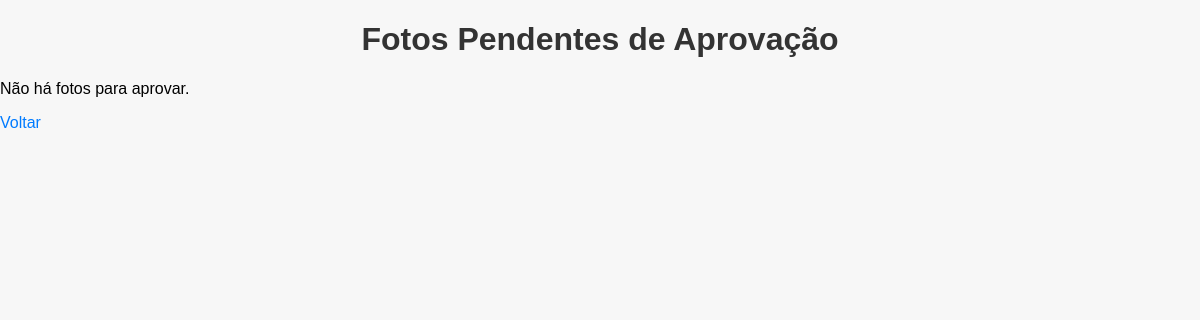
The app's page /aprovacao/ (signed in), older data.
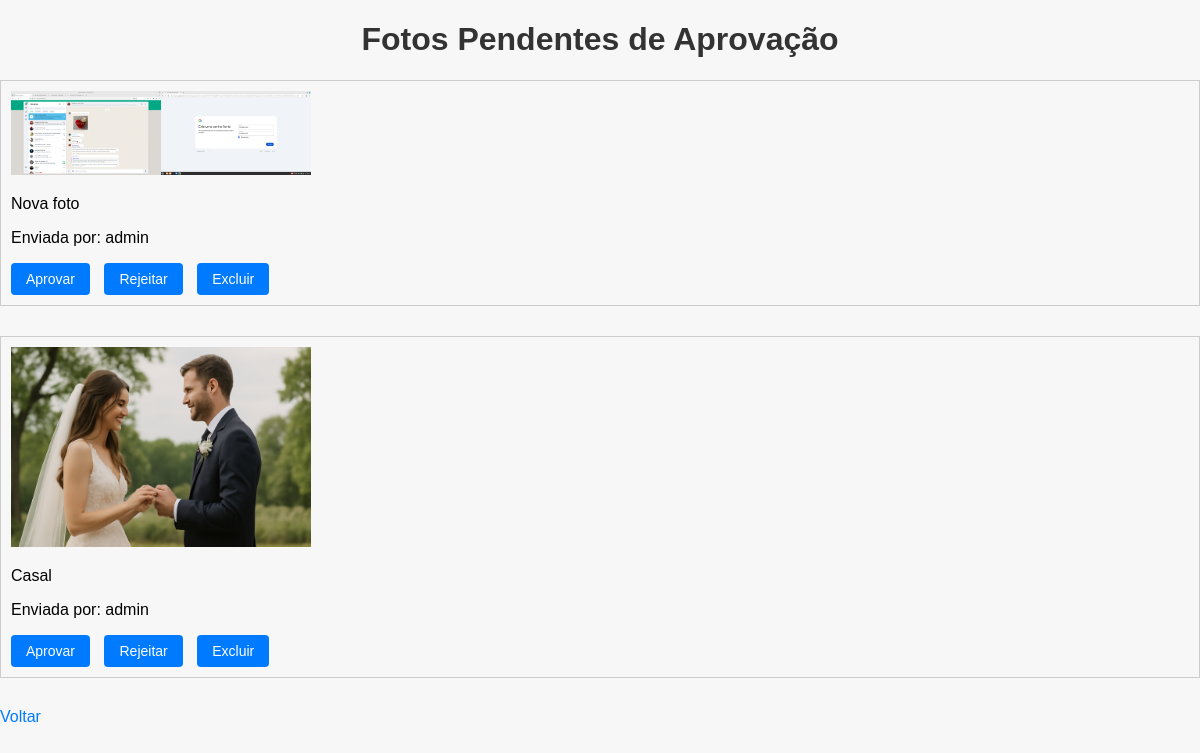
The same page, newer data.
### galeria/models.py (models this page shows)
class Foto(models.Model):
    autor = models.ForeignKey(User, on_delete=models.CASCADE)
    imagem = models.ImageField(upload_to='fotos/')
    descricao = models.TextField(blank=True)
    data_envio = models.DateTimeField(auto_now_add=True)
    aprovada = models.BooleanField(default=False)
    def __str__(self):
        return f"Foto {self.id} por {self.autor.username}"

### galeria/views.py (the view, shortened to what this page needs)
# urls.py: path('aprovacao/', views.aprovacao_fotos, name='aprovacao_fotos'),
@user_passes_test(is_casal)
def aprovacao_fotos(request):
    print("Acessando a aprovação de fotos...")
    fotos_pendentes = Foto.objects.filter(aprovada=False).order_by('data_envio')
    print(f"Fotos pendentes: {fotos_pendentes}")
    return render(request, 'aprovacao_fotos.html', {'fotos': fotos_pendentes})

### galeria/views.py (called while the page is built)
def is_casal(user):
    return user.is_superuser

### templates/aprovacao_fotos.html (shortened to what this page needs)
{% load static %}
<!DOCTYPE html>
<html>
<head>
    <link rel="stylesheet" href="{% static 'css/style.css' %}">
</head>
<body>
    <h1>Fotos Pendentes de Aprovação</h1>
    {% for foto in fotos %}
        <div style="margin-bottom: 30px; border:1px solid #ccc; padding:10px;">
            <img src="{{ foto.imagem.url }}" alt="Foto" width="300">
            <p>{{ foto.descricao }}</p>
            <p>Enviada por: {{ foto.autor.username }}</p>
            <form method="post" style="display: inline;">
                <button type="submit" name="acao" value="aprovar">Aprovar</button>
            </form>
            <form method="post" style="display: inline;">
                <button type="submit" name="acao" value="rejeitar">Rejeitar</button>
            </form>
            {% if request.user.is_superuser %}
            <form method="post" action="{% url 'deletar_foto' foto.id %}" style="display: inline;">
                <button type="submit" onclick="return confirm('Tem certeza que deseja deletar esta foto?');" class="btn btn-danger btn-sm">Excluir</button>
            </form>
            {% endif %}
        </div>
    {% empty %}
        <p>Não há fotos para aprovar.</p>
    {% endfor %}
    <p><a href="{% url 'home' %}">Voltar</a></p>
</body>
</html>

### static/css/style.css (style rules this page uses)
body { font-family: Arial, sans-serif; background-color: #f7f7f7; margin: 0; padding: 0; }
h1 { color: #333; text-align: center; }
button { background-color: #007bff; border: none; padding: 8px 15px; color: white; border-radius: 4px; cursor: pointer; font-size: 14px; margin-right: 10px; }
a { color: #007bff; text-decoration: none; }

Row changes from the older to the newer data that the page shows:
added Foto: imagem (picture), descricao "Nova foto", autor.username "admin"
added Foto: imagem (picture), descricao "Casal", autor.username "admin"
Text that changed along with them:
text no longer shown: "Não há fotos para aprovar."
